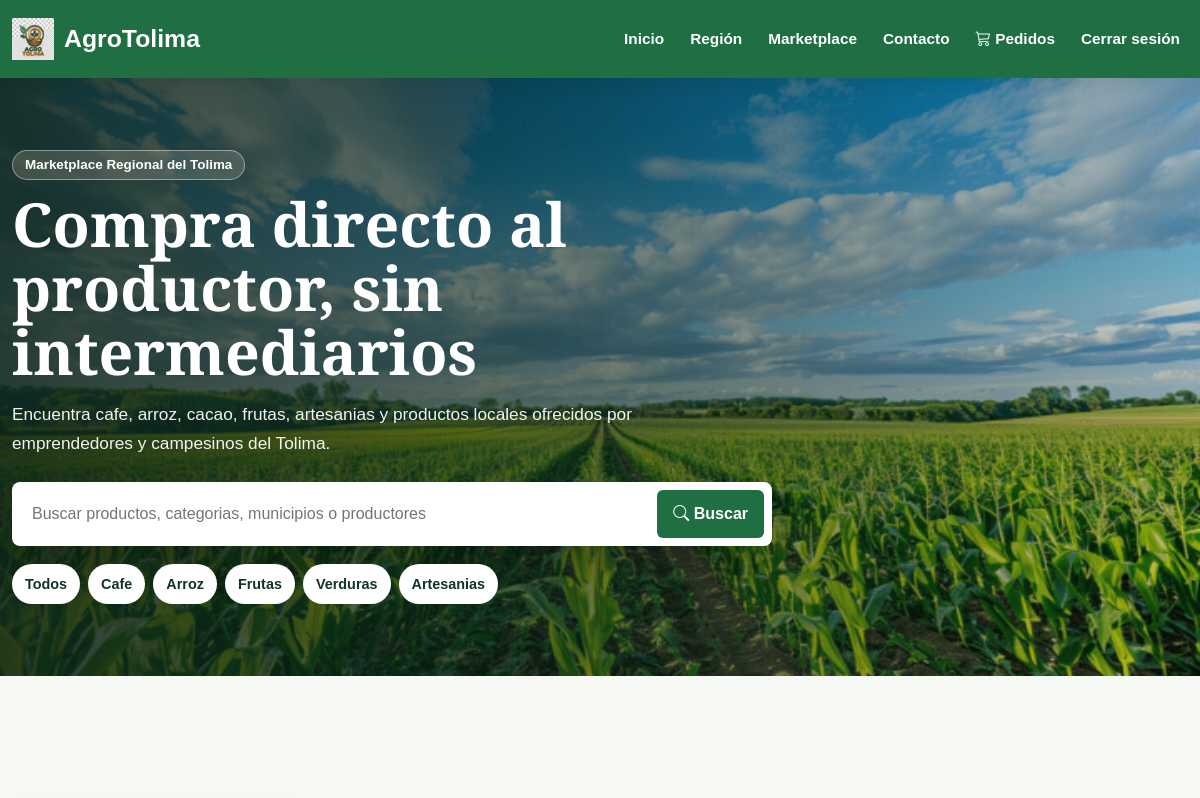
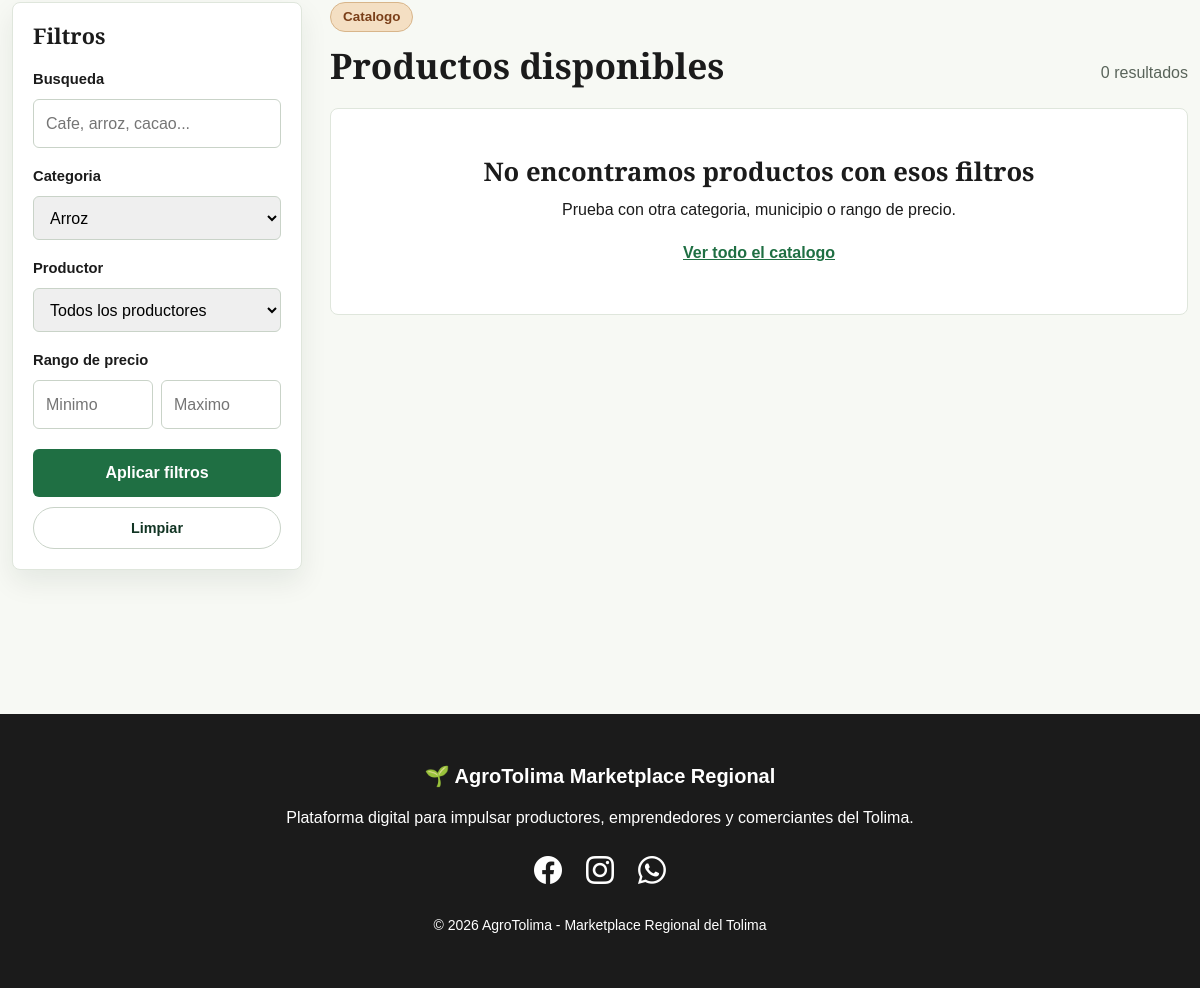
Page /tienda/?categoria=2 (signed in) on the committed database (2 pictures, top to bottom).
### tienda/models.py (models this page shows, shortened)
class CategoriaProducto(models.Model):
    nombre = models.CharField(max_length=80)
    created = models.DateTimeField(auto_now_add=True)
    class Meta:
        verbose_name = "Categoria producto"
        verbose_name_plural = "Categorias de productos"

### tienda/views.py (the view, shortened to what this page needs)
# urls.py: path('tienda/', include('tienda.urls')),
def tienda(request):
    productos = Producto.objects.select_related(
        "categoria",
        "productor"
    ).all()
    categorias = CategoriaProducto.objects.all()
    productores = Productor.objects.all()
    busqueda = request.GET.get(
        "q",
        ""
    ).strip()
    categoria_nombre = request.GET.get(
        "categoria",
        ""
    ).strip()
    productor_id = request.GET.get(
        "productor",
        ""
    ).strip()
    precio_min = request.GET.get(
        "precio_min",
        ""
    ).strip()
    precio_max = request.GET.get(
        "precio_max",
        ""
    ).strip()
    if categoria_nombre:
        productos = productos.filter(
            categoria__nombre__icontains=categoria_nombre
        )
    if productor_id:
        productos = productos.filter(
            productor_id=productor_id
        )
    if precio_min:
        productos = productos.filter(
            precio__gte=precio_min
        )
    if precio_max:
        productos = productos.filter(
            precio__lte=precio_max
        )
    return render(request, "tienda/tienda.html", {
        "productos": productos,
        "categorias": categorias,
        "productores": productores,
        "filtros": {
            "q": busqueda,
            "categoria": categoria_nombre,
            "productor": productor_id,
            "precio_min": precio_min,
            "precio_max": precio_max,
        }
    })

### TiendaGenesis/context_processors.py (called while the page is built)
def auth_settings(request):
    return {
        "GOOGLE_LOGIN_ENABLED": settings.GOOGLE_LOGIN_ENABLED,
        "EMAIL_DELIVERY_ENABLED": settings.EMAIL_DELIVERY_ENABLED,
        "CONTACT_EMAIL": settings.CONTACT_EMAIL,
    }

### tienda/templates/tienda/tienda.html (shortened to what this page needs)
{% extends "TiendaGenesisApp/base.html" %}
{% load static %}
{% load precios %}
{% block content %}
<section class="market-hero" aria-labelledby="market-title">
    <div class="container">
        <div class="market-hero__content">
            <span class="eyebrow">Marketplace Regional del Tolima</span>
            <h1 id="market-title">
                Compra directo al productor, sin intermediarios
            </h1>
            <p>
                Encuentra cafe, arroz, cacao, frutas, artesanias y productos locales
                ofrecidos por emprendedores y campesinos del Tolima.
            </p>
            <form class="market-search" method="get" action="{% url 'tienda:Tienda' %}" role="search">
                <input
                    id="buscar-producto"
                    type="search"
                    name="q"
                    value="{{ filtros.q }}"
                    placeholder="Buscar productos, categorias, municipios o productores">
                <button type="submit">
                    <i class="bi bi-search" aria-hidden="true"></i>
                    Buscar
                </button>
            </form>
            <div class="quick-categories" aria-label="Categorias destacadas">
                <a href="{% url 'tienda:Tienda' %}">Todos</a>
                {% for categoria in categorias|slice:":6" %}
                    <a href="{% url 'tienda:Tienda' %}?categoria={{ categoria.id }}">
                        {{ categoria.nombre }}
                    </a>
                {% endfor %}
            </div>
        </div>
    </div>
</section>
<section class="market-layout container" aria-label="Catalogo de productos">
    <aside class="market-filters" aria-labelledby="filters-title">
        <h2 id="filters-title">Filtros</h2>
        <form method="get" action="{% url 'tienda:Tienda' %}">
            <div class="filter-group">
                <label for="filtro-q">Busqueda</label>
                <input id="filtro-q" type="search" name="q" value="{{ filtros.q }}" placeholder="Cafe, arroz, cacao...">
            </div>
            <div class="filter-group">
                <label for="filtro-categoria">Categoria</label>
                <select id="filtro-categoria" name="categoria">
                    {% for categoria in categorias %}
                        <option value="{{ categoria.id }}" {% if filtros.categoria == categoria.id|stringformat:"s" %}selected{% endif %}>
                            {{ categoria.nombre }}
                        </option>
                    {% endfor %}
                </select>
            </div>
            <div class="filter-group">
                <label for="filtro-productor">Productor</label>
                <select id="filtro-productor" name="productor">
                    <option value="">Todos los productores</option>
                </select>
            </div>
            <div class="filter-group">
                <label>Rango de precio</label>
                <div class="price-fields">
                    <input type="number" name="precio_min" value="{{ filtros.precio_min }}" min="0" placeholder="Minimo">
                    <input type="number" name="precio_max" value="{{ filtros.precio_max }}" min="0" placeholder="Maximo">
                </div>
            </div>
            <button class="filter-submit" type="submit">Aplicar filtros</button>
            <a class="filter-clear" href="{% url 'tienda:Tienda' %}">Limpiar</a>
        </form>
    </aside>
    <div class="market-results">
        <div class="results-header">
            <div>
                <span class="eyebrow">Catalogo</span>
                <h2>Productos disponibles</h2>
            </div>
            <p>{{ productos|length }} resultado{{ productos|length|pluralize }}</p>
        </div>
        {% if productos %}
            <div class="product-grid">
                {% for producto in productos %}
                    <article class="product-card">
                        <button class="product-image image-zoom-trigger" type="button" data-image="{% if producto.imagen %}{{ producto.imagen.url }}{% else %}{% static 'TiendaGenesisApp/img/fondo-marketplace.jpg' %}{% endif %}" data-title="{{ producto.nombre }}">
                            {% if producto.imagen %}
                                <img src="{{ producto.imagen.url }}" alt="{{ producto.nombre }}">
                            {% else %}
                                <img src="{% static 'TiendaGenesisApp/img/fondo-marketplace.jpg' %}" alt="">
                            {% endif %}
                            <span class="seller-chip">
                                {{ producto.productor.nombre }}
                            </span>
                            <span class="zoom-hint">
                                <i class="bi bi-zoom-in" aria-hidden="true"></i>
                                Ampliar
                            </span>
                        </button>
                        <div class="product-body">
                            <div>
                                <p class="product-location">
                                    <i class="bi bi-geo-alt" aria-hidden="true"></i>
                                    {{ producto.productor.municipio }}, Tolima
                                </p>
                                <h3>{{ producto.nombre }}</h3>
                                <p class="product-description">
                                    {{ producto.descripcion|truncatechars:95 }}
                                </p>
                            </div>
                            <div class="product-meta">
                                <span>{{ producto.categoria.nombre }}</span>
                                {% if producto.disponible and producto.stock > 0 %}
                                    <span class="status-ok">Disponible</span>
                                {% else %}
                                    <span class="status-empty">Agotado</span>
                                {% endif %}
                            </div>
                            <div class="product-buy">
                                <strong>{{ producto.precio|precio_colombiano }}</strong>
                                <form method="post" action="{% url 'carrito:agregar_carrito' producto.id %}">
                                    {% csrf_token %}
                                    <label class="visually-hidden" for="cantidad-{{ producto.id }}">Cantidad</label>
                                    <input id="cantidad-{{ producto.id }}" type="number" name="cantidad" value="1" min="1" max="{{ producto.stock }}">
                                    <button type="submit" {% if not producto.disponible or producto.stock <= 0 %}disabled{% endif %}>
                                        <i class="bi bi-cart-plus" aria-hidden="true"></i>
                                        Agregar
                                    </button>
                                </form>
                                {% with whatsapp_url=producto|whatsapp_producto_url %}
                                    {% if whatsapp_url %}
                                        <a class="product-whatsapp" href="{{ whatsapp_url }}" target="_blank" rel="noopener">
                                            <i class="bi bi-whatsapp" aria-hidden="true"></i>
                                            Preguntar al productor
                                        </a>
                                    {% endif %}
                                {% endwith %}
                            </div>
                        </div>
                    </article>
                {% endfor %}
            </div>
        {% else %}
            <div class="empty-state">
                <h3>No encontramos productos con esos filtros</h3>
                <p>Prueba con otra categoria, municipio o rango de precio.</p>
                <a href="{% url 'tienda:Tienda' %}">Ver todo el catalogo</a>
            </div>
        {% endif %}
    </div>
</section>
{% endblock %}

### TiendaGenesisApp/static/TiendaGenesisApp/css/styles.css (style rules this page uses)
:root { --primary-color: #1f6f43; --secondary-color: #2f8f55; --light-green: #e6f2e8; --accent-color: #f2c14e; --earth-color: #7a4a24; --background-color: #f7f9f4; --text-color: #1b1b1b; --text-light: #ffffff; --shadow: 0 12px 28px rgba(17, 43, 28, 0.08); --border-radius: 8px; }
* { margin: 0; padding: 0; box-sizing: border-box; }
body { font-family: Arial, Helvetica, sans-serif; background-color: var(--background-color); color: var(--text-color); overflow-x: hidden; padding-top: 78px; line-height: 1.7; }
.container { max-width: 1280px; }
h1, h2, h3, h4 { font-family: "PT Serif", Georgia, serif; font-weight: 700; color: var(--text-color); }
h1 { font-size: clamp(2.4rem, 5vw, 4.4rem); }
h2 { font-size: clamp(2rem, 4vw, 3rem); }
p { font-size: 1rem; }
section { margin-top: 80px; margin-bottom: 80px; }
a, button, input, textarea { transition: all 0.2s ease; }
.market-hero { margin-top: 0; margin-bottom: 0; min-height: 460px; display: flex; align-items: center; background-image: linear-gradient(90deg, rgba(12, 35, 25, 0.88), rgba(12, 35, 25, 0.58), rgba(12, 35, 25, 0.22)), url("../img/fondo-marketplace.jpg"); background-position: center; background-size: cover; color: #ffffff; }
.market-hero__content { max-width: 820px; padding: 72px 0; }
.eyebrow { display: inline-flex; align-items: center; width: fit-content; margin-bottom: 12px; color: #7a3f19; background: #f4dfc3; border: 1px solid #d8b58a; border-radius: 999px; padding: 6px 12px; font-family: Arial, Helvetica, sans-serif; font-size: 0.84rem; font-weight: 700; line-height: 1.2; }
.market-hero .eyebrow { color: #ffffff; background: rgba(244, 223, 195, 0.18); border-color: rgba(255, 255, 255, 0.42); }
.market-hero h1 { max-width: 760px; margin-bottom: 16px; color: #ffffff; font-size: 3.8rem; line-height: 1.05; }
.market-hero p { max-width: 720px; margin-bottom: 24px; color: rgba(255, 255, 255, 0.94); font-family: Arial, Helvetica, sans-serif; font-size: 1.08rem; }
.market-search { display: grid; grid-template-columns: minmax(0, 1fr) auto; gap: 10px; max-width: 760px; padding: 8px; background: #ffffff; border-radius: 8px; box-shadow: 0 16px 36px rgba(0, 0, 0, 0.22); }
.market-search input, .market-filters input, .market-filters select, .product-buy input { min-height: 44px; border: 1px solid #c9d3c8; border-radius: 6px; padding: 10px 12px; font-family: Arial, Helvetica, sans-serif; }
.market-search input { border: 0; }
.market-search button, .filter-submit, .product-buy button { min-height: 44px; border: 0; border-radius: 6px; background: #1f6f43; color: #ffffff; padding: 10px 16px; font-family: Arial, Helvetica, sans-serif; font-weight: 700; }
.quick-categories { display: flex; flex-wrap: wrap; gap: 8px; margin-top: 18px; }
.quick-categories a, .filter-clear { display: inline-flex; align-items: center; min-height: 36px; border-radius: 999px; padding: 8px 13px; background: #ffffff; color: #123524; text-decoration: none; font-family: Arial, Helvetica, sans-serif; font-size: 0.9rem; font-weight: 700; }
.market-layout { display: grid; grid-template-columns: 290px minmax(0, 1fr); gap: 28px; padding-top: 44px; padding-bottom: 64px; }
.market-filters { position: sticky; top: 110px; align-self: start; margin: 0; padding: 20px; background: #ffffff; border: 1px solid #dfe6dc; border-radius: 8px; box-shadow: var(--shadow); }
.market-filters h2 { margin-bottom: 18px; font-size: 1.35rem; }
.filter-group { margin-bottom: 16px; }
.filter-group label { display: block; margin-bottom: 7px; font-family: Arial, Helvetica, sans-serif; font-size: 0.92rem; font-weight: 700; }
.market-filters input, .market-filters select { width: 100%; }
.price-fields { display: grid; grid-template-columns: 1fr 1fr; gap: 8px; }
.filter-submit { width: 100%; margin-top: 4px; }
.filter-clear { justify-content: center; width: 100%; margin-top: 10px; border: 1px solid #c9d3c8; }
.results-header { display: flex; justify-content: space-between; gap: 18px; align-items: end; margin-bottom: 22px; }
.results-header h2 { margin: 0; font-size: 2.2rem; }
.results-header p { margin: 0; color: #59645a; font-family: Arial, Helvetica, sans-serif; }
.empty-state { padding: 48px; text-align: center; background: #ffffff; border: 1px solid #dfe6dc; border-radius: 8px; }
.empty-state h3 { font-size: 1.6rem; }
.empty-state a { color: #1f6f43; font-weight: 700; }

### rows in the picture
CategoriaProducto: nombre "Cafe"
CategoriaProducto: nombre "Arroz"
CategoriaProducto: nombre "Frutas"
CategoriaProducto: nombre "Verduras"
CategoriaProducto: nombre "Artesanias"

### other values in the picture
{{ productos|length }} "0"
form field categoria "Arroz"
